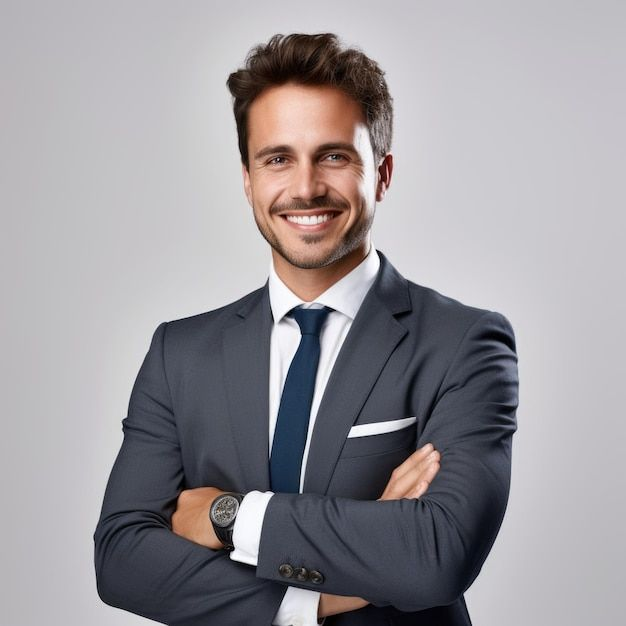
#> input picture OpenCV/MenOne.jpeg, 626 x 626 px
$ jupyter execute ArithmeticOperationsOnImage.ipynb
#> lines starting #> are read from the running program, lines starting #| are printed output that depends on the picture; pictures that were not available may be replaced by others from this repository, and a replacement may not be noted
[cell 1]
import cv2

img1 = cv2.imread("MenOne.jpeg")
#> img1 is the input picture: shape (626, 626, 3); mean B, G, R 155.4, 151, 154.4
img2 = cv2.imread("WomenOne.jpeg")
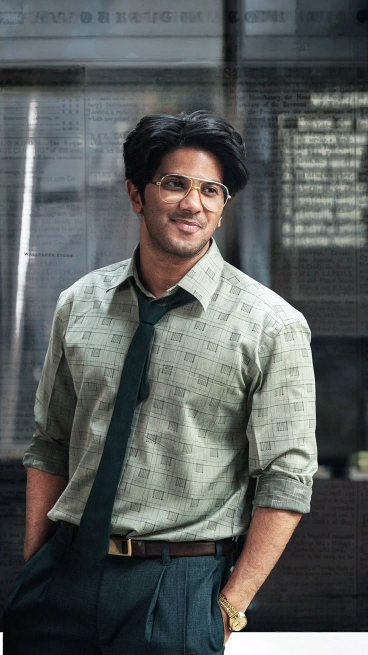
#> input picture OpenCV/DulquerSalman.jpeg, 736 x 1309 px, given in place of WomenOne.jpeg, which was not available (shown at 1/2 size)
#> img2 is the input picture: shape (1309, 736, 3); mean B, G, R 92.6, 93.9, 90.1

img1 = cv2.resize(img1 , (500,500))
#> img1: shape (500, 500, 3)
img2 = cv2.resize(img2 , (500,500))
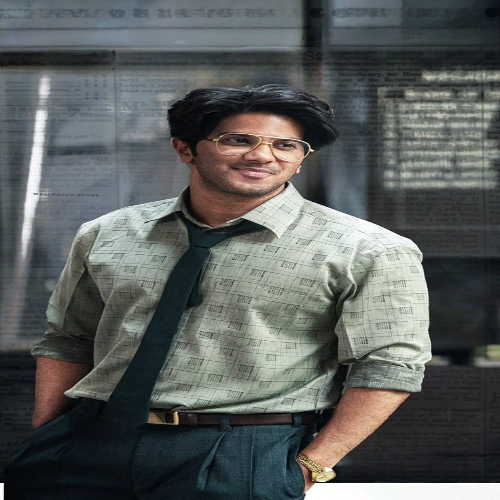
#> img2: shape (500, 500, 3); mean B, G, R 92.4, 93.7, 90

# new_img = cv2.addWeighted(img1 , 0.5 , img2 , 0.2 , 1)
new_img = cv2.subtract(img1 , img2)
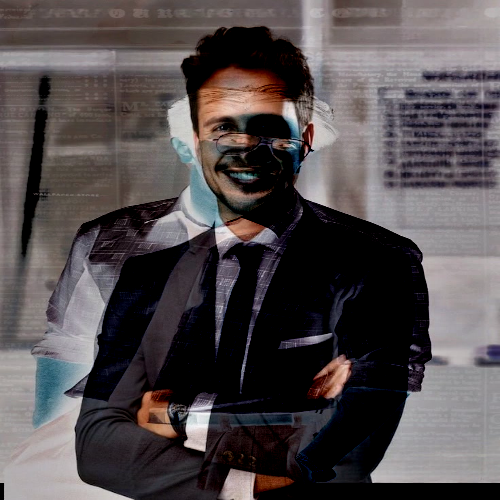
#> new_img: shape (500, 500, 3); mean B, G, R 78.2, 76.6, 83

cv2.imshow("ImageOneImageTwo" , new_img)

cv2.waitKey(0)
cv2.destroyAllWindows()
